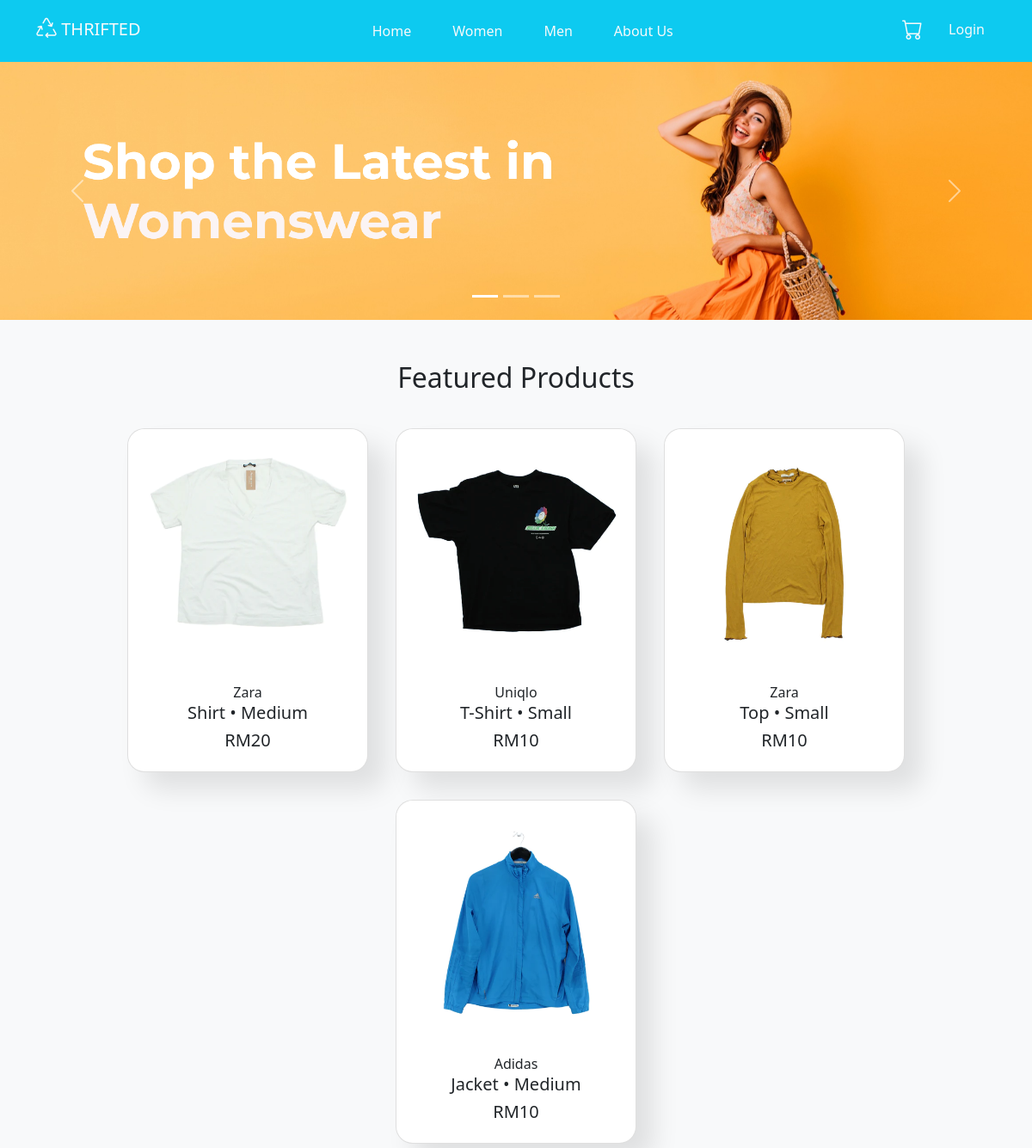
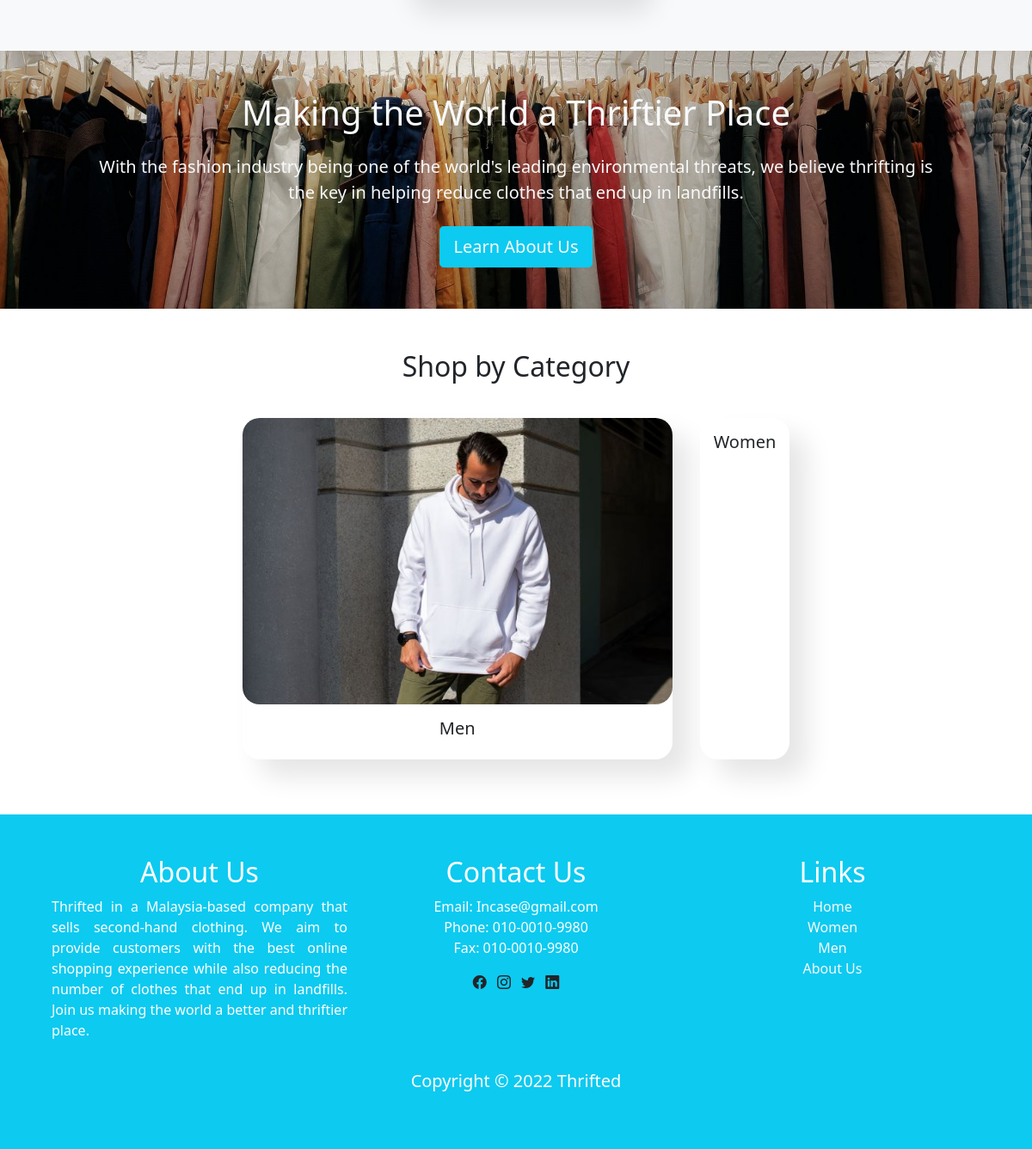
The page / on the database its author committed (2 pictures, top to bottom).
### tables this page shows
CREATE TABLE IF NOT EXISTS `product_tb` (
				`product_id` VARCHAR(25) NOT NULL PRIMARY KEY,
				`product_brand` VARCHAR (25) NOT NULL,
				`product_name` VARCHAR (25) NOT NULL,
				`product_size` VARCHAR (25) NOT NULL,
				`product_condition` VARCHAR (50) NOT NULL, 
				`product_price` FLOAT,
				`product_color` VARCHAR (25) NOT NULL,
				`product_material` VARCHAR (25) NOT NULL,
				`product_image` VARCHAR (100),
				`product_page` VARCHAR (100),
				`product_category` VARCHAR (100)
			);

### php/dbcontroller.php (called while the page is built, shortened)
<?php
class DBController {
	public $host = "localhost";
	public $user = "root";
	public $password = "";
	public $database = "thrifted_db";
	public $conn;
	function __construct() {
		$attr = "mysql:host=". $this->host .";dbname=". $this->database;
		$opts =
		[
		PDO::ATTR_ERRMODE            => PDO::ERRMODE_EXCEPTION,
		PDO::ATTR_DEFAULT_FETCH_MODE => PDO::FETCH_ASSOC,
		PDO::ATTR_EMULATE_PREPARES   => false,
		];
		$this->conn = new PDO($attr, $this->user, $this->password, $opts);
	}
	function getData($id) {
		$sql = "SELECT * FROM `product_tb` WHERE product_id = '$id'";
		$result = $this->conn->query($sql);
		if($result->rowCount() > 0){
			return $result;
		}
	}
}
?>

### php/component.php (the view, shortened to what this page needs)
<nav class="navbar navbar-expand-lg navbar-dark bg-info py-3">
    <div class="container">
        <a href="index.php" class="navbar-brand order-lg-0 text-light pt-0"><i class="bi bi-recycle fs-4 text-light"></i> THRIFTED</a>
        <div class="nav-buttons order-lg-2">
            <button type="button" class="btn position-relative pt-0 pb-1"><a href="cart.php"><i class="bi bi-cart fs-4 text-light"></i></a></button>
            <?php
            if (isset($_SESSION['user_id'])) { ?>
                <button type="button" class="btn position-relative pt-0 pb-1"><a href="profile.php"><i class="bi bi-person-circle fs-4 text-light"></i></a></button>
            <?php
            }
            else {
            ?>
                <button type="button" class="btn position-relative text-light pt-0 pb-1"><a href="login.php" class="text-light">Login</a></button>
            <?php
            }
            ?>
        </div>
        <div class="collapse navbar-collapse order-lg-1" id="navmenu">
            <ul class="navbar-nav mx-auto text-center">
                <li class="nav-item">
                    <a href="index.php" class="nav-link text-light px-4 py-2">Home</a>
                </li>
                <li class="nav-item">
                    <a href="women.php" class="nav-link text-light px-4 py-2">Women</a>
                </li>
                <li class="nav-item">
                    <a href="men.php" class="nav-link text-light px-4 py-2">Men</a>
                </li>
                <li class="nav-item">
                    <a href="about.php" class="nav-link text-light px-4 py-2">About Us</a>
                </li>
            </ul>
        </div>
    </div>
</nav>
<?php
function footer()
{
    echo "
    <footer class='p-5 bg-info text-white text-center mt-auto start-0 end-0'>
        <div class='container'>
            <div class='row'>
                <div class='col-md'>
                    <h2>About Us</h2>
                    <p class='about'>Thrifted in a Malaysia-based company that sells second-hand clothing. We aim to provide customers with the best online shopping experience while also reducing the number of clothes that end up in landfills. Join us making the world a better and thriftier place. </p>
                </div>
                <div class='col-md'>
                    <h2>Contact Us</h2>
                    <ul class='list-unstyled'>
                        <li>Email: Incase@gmail.com</li>
                        <li>Phone: 010-0010-9980</li>
                        <li>Fax: 010-0010-9980</li>
                    </ul>
                    <div>
                        <a href='#'><i class='bi bi-facebook text-dark mx-1'></i></a>
                        <a href='#'><i class='bi bi-instagram text-dark mx-1'></i></a>
                        <a href='#'><i class='bi bi-twitter text-dark mx-1'></i></a>
                        <a href='#'><i class='bi bi-linkedin text-dark mx-1'></i></a>
                    </div>
                </div>
                <div class='col-md'>
                    <h2>Links</h2>
                    <ul class='list-unstyled'>
                        <li><a href='index.php' class='text-light'>Home</a></li>
                        <li><a href='women.php' class='text-light'>Women</a></li>
                        <li><a href='men.php' class='text-light'>Men</a></li>
                        <li><a href='about.php' class='text-light'>About Us</a></li>
                    </ul>
                </div>
            </div>
            <div class='mt-3'>
                <p class='lead'>Copyright &copy 2022 Thrifted</p>
            </div>
        </div>
    </footer>
    ";
}
function productGallery($productbrand, $productname, $productsize, $productprice, $productimage, $productpage)
{
    echo "
    <div class='card product m-3' onclick='window.location.href=`$productpage`;'>
        <img src='$productimage' alt=''>
        <div class='card-body'>
            <span>$productbrand</span>
            <h5>$productname &#x2022 $productsize</h5>
            <h5>RM$productprice</h5>
        </div>
    </div>";
}
?>

### index.php (shortened to what this page needs)
<?php
require_once ("php/dbcontroller.php");
require_once("php/component.php");
?>
<!DOCTYPE html>
<html lang="en">
<head>
    <link href="https://cdn.jsdelivr.net/npm/bootstrap@5.0.2/dist/css/bootstrap.min.css" rel="stylesheet">
    <link rel="stylesheet" href="https://cdn.jsdelivr.net/npm/bootstrap-icons@1.9.0/font/bootstrap-icons.css">
    <link rel="stylesheet" href="style.css">
</head>
<body>
    <div id="carousel" class="carousel slide" data-bs-ride="carousel">
        <div class="carousel-indicators">
          <button type="button" data-bs-target="#carousel" data-bs-slide-to="0" class="active" aria-current="true" aria-label="Slide 1"></button>
          <button type="button" data-bs-target="#carousel" data-bs-slide-to="1" aria-label="Slide 2"></button>
          <button type="button" data-bs-target="#carousel" data-bs-slide-to="2" aria-label="Slide 3"></button>
        </div>
        <div class="carousel-inner">
          <div class="carousel-item active">
            <a href="women.php">
            <img src="images/banner1.png" class="d-block w-100">
            </a>
          </div>
        </div>
        <button class="carousel-control-prev" type="button" data-bs-target="#carousel" data-bs-slide="prev">
          <span class="carousel-control-prev-icon" aria-hidden="true"></span>
        </button>
        <button class="carousel-control-next" type="button" data-bs-target="#carousel" data-bs-slide="next">
          <span class="carousel-control-next-icon" aria-hidden="true"></span>
        </button>
      </div>
 <section class="p-5 bg-light">
        <div class="container text-center">
            <h2 class="mb-4">Featured Products</h2>
            <div class="d-flex flex-wrap justify-content-center">
                <?php
                 $result = $db_handle->getData('A001');
                 $row = $result->fetch();
                 productGallery($row['product_brand'], $row['product_name'], $row['product_size'], $row['product_price'], $row['product_image'], $row['product_page']);
                 $result = $db_handle->getData('A002');
                 $result = $db_handle->getData('A003');
                 $result = $db_handle->getData('A004');
                ?>
            </div>
        </div>
    </section>
    <section class="bg-dark text-light p-5 text-center" style="background-image:url('images/clothes.png'); width: 100%;  background-size: cover; background-position: center;">
        <div class="container">
            <div class="d-sm-flex align-items-center justify-content-between bg-image">
                <div>
                    <h1>Making the World a Thriftier Place</h1>
                    <p class="lead mx-5 my-4">
                    With the fashion industry being one of the world's leading environmental threats, we believe thrifting is the key in helping reduce clothes that end up in landfills.
                    </p>
                    <button class="btn btn-info btn-lg text-light" onclick="window.location.href='about.php';">Learn About Us</button>
                </div>
            </div>
        </div>
    </section>
    <section class="p-5">
        <div class="container text-center">
            <h2 class="mb-4">Shop by Category</h2>
            <div class="d-flex flex-wrap justify-content-center">
                <div class="card collection m-3" onclick="window.location.href='men.php';">
                    <img src="images/menswear.jpg" alt="">
                    <div class="card-body">
                        <div class="card-title">
                            <h5>Men</h5>
                        </div>
                    </div>
                </div>
                <div class="card collection m-3" onclick="window.location.href='men.php';">
                    <div class="card-body">
                        <div class="card-title">
                            <h5>Women</h5>
                        </div>
                    </div>
                </div>
            </div>
        </div>
    </section>
    <?php
    footer();
    ?>
</body>
</html>

### style.css (style rules this page uses)
body { display: flex; flex-direction: column; min-height: 100vh; }
.collection { max-width: 500px; border: 0; border-radius: 20px; box-shadow: 20px 20px 30px rgba(0, 0, 0, 0.1); transition: 0.15s ease; }
.product { width: 20%; min-width: 280px; border-radius: 20px; box-shadow: 20px 20px 30px rgba(0, 0, 0, 0.1); transition: 0.15s ease; }
.collection img, .product img { border-radius: 20px; }
a { text-decoration: none; }
.about { text-align: justify; text-justify: inter-word; }

### rows shown on the page
product_tb: product_image (picture), product_brand "Zara", product_name "Shirt", product_size "Medium", product_price "20"
product_tb: product_image (picture), product_brand "Uniqlo", product_name "T-Shirt", product_size "Small", product_price "10"
product_tb: product_image (picture), product_brand "Zara", product_name "Top", product_size "Small", product_price "10"
product_tb: product_image (picture), product_brand "Adidas", product_name "Jacket", product_size "Medium", product_price "10"
